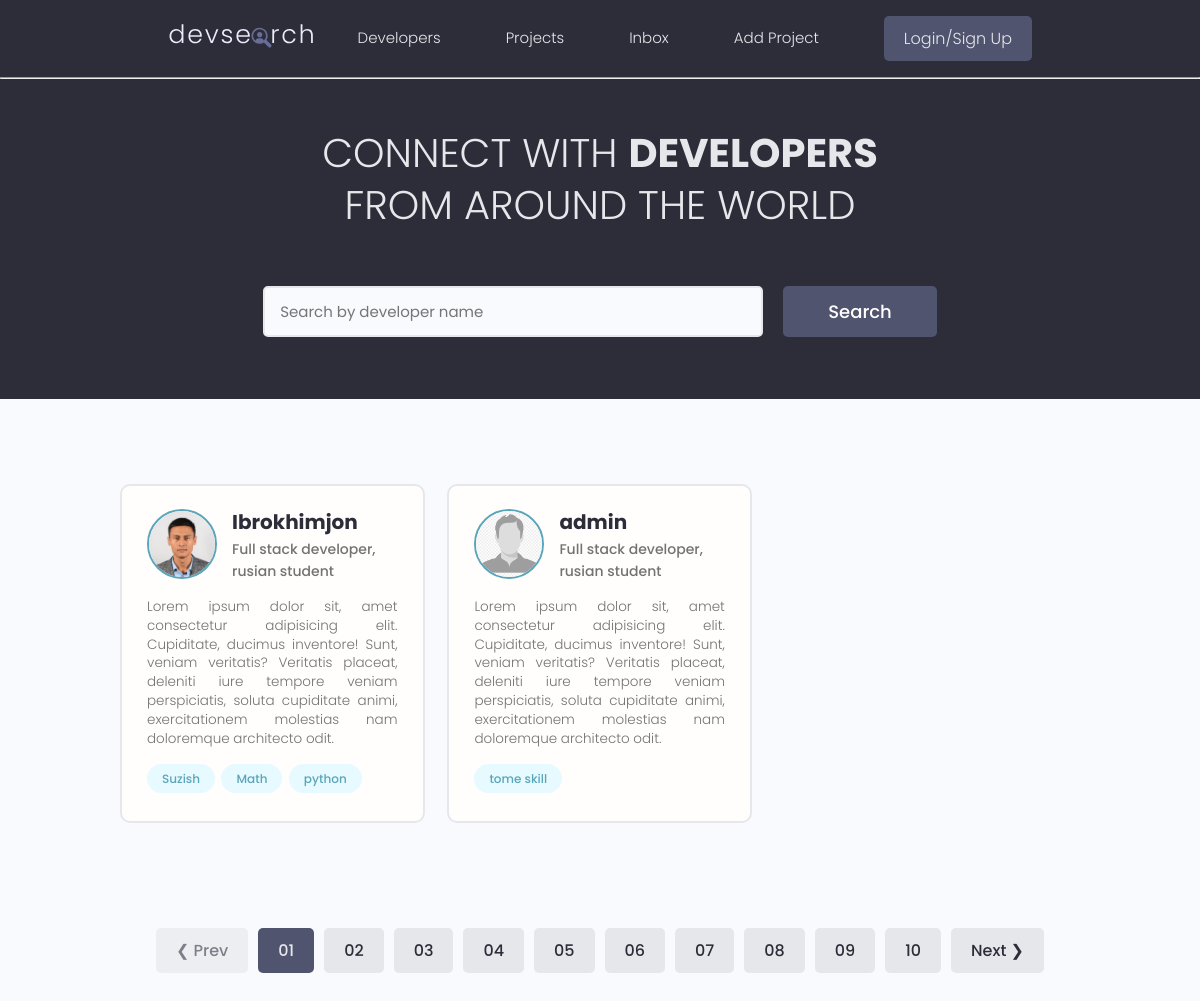
The page / on the database its author committed.
### users/models.py (models this page shows, shortened)
class Profile(models.Model):
    id  = models.UUIDField(default=uuid.uuid4, primary_key=True, unique=True, editable=False)
    user = models.OneToOneField(User, on_delete=models.CASCADE)
    name = models.CharField(max_length=200, null=True, blank=True)
    email = models.CharField(max_length=300, null=True, blank=True)
    username = models.CharField(max_length=300, null=True, blank=True)
    headline = models.CharField(max_length=300, null=True, blank=True)
    bio = models.CharField(max_length=300, null=True, blank=True)
    location = models.CharField(max_length=300, null=True, blank=True)
    profile_image = models.ImageField(null=True, blank=True, default='profiles/defaultprofileimage.png', upload_to='profiles/')
    social_github = models.CharField(max_length=200, blank=True, null=True)
    social_twitter = models.CharField(max_length=200, blank=True, null=True)
    social_linkedin = models.CharField(max_length=200, blank=True, null=True)
    social_youtube = models.CharField(max_length=200, blank=True, null=True)
    social_website = models.CharField(max_length=200, blank=True, null=True)
    created = models.DateTimeField(auto_now_add=True)

class Skill(models.Model):
    owner = models.ForeignKey(Profile, on_delete=models.CASCADE, null=True, blank=True)
    name = models.CharField(max_length=200, blank=True, null=True)
    description = models.TextField(null=True, blank=True)
    created = models.DateTimeField(auto_now_add=True)
    id = models.UUIDField(default=uuid.uuid4, unique=True, primary_key=True, editable=False)
    def __str__(self) -> str:
        return self.name

### users/views.py (the view)
# urls.py: path('', profiles, name='profiles'),
def profiles(request):
    profiles = Profile.objects.all()
    return render(request, 'profile/profiles.html', {'profiles':profiles})

### users/templates/profile/profiles.html (shortened to what this page needs)
{% extends 'main.html'%}
{% block content%}
<main class="home">
    <section class="hero-section text-center">
      <div class="container container--narrow">
        <div class="hero-section__box">
          <h2>CONNECT WITH <span>DEVELOPERS</span></h2>
          <h2>FROM AROUND THE WORLD</h2>
        </div>
        <div class="hero-section__search">
          <form class="form" action="#" method="get">
            <div class="form__field">
              <input class="input input--text" id="formInput#search" type="text" name="text"
                placeholder="Search by developer name" />
            </div>
            <input class="btn btn--sub btn--lg" type="submit" value="Search" />
          </form>
        </div>
      </div>
    </section>
    <section class="devlist">
      <div class="container">
        <div class="grid grid--three">
            {%for profile in profiles%}
          <div class="column card">
            <div class="dev">
              <a href="/profile.html" class="card__body">
                <div class="dev__profile">
                  <img class="avatar avatar--md" src="{{profile.profile_image.url}}" alt="image" />
                  <div class="dev__meta">
                    <h3>{{profile.name}}</h3>
                    <h5>{{profile.bio}}</h5>
                  </div>
                </div>
                <p class="dev__info">
                  Lorem ipsum dolor sit, amet consectetur adipisicing elit. Cupiditate, ducimus inventore! Sunt,
                  veniam veritatis? Veritatis placeat, deleniti iure tempore veniam perspiciatis, soluta cupiditate
                  animi, exercitationem molestias nam doloremque architecto odit.
                </p>
                <div class="dev__skills">
                    {% for skill in profile.skill_set.all|slice:"5" %}
                    <span class="tag tag--pill tag--main">
                        <small>{{skill}}</small>
                    </span>
                    {% endfor %}
                </div>
              </a>
            </div>
          </div>
          {%endfor%}
        </div>
      </div>
    </section>
    <div class="pagination">
      <ul class="container">
        <li><a href="#" class="btn btn--disabled">&#10094; Prev</a></li>
        <li><a href="#" class="btn btn--sub">01</a></li>
        <li><a href="#" class="btn">02</a></li>
        <li><a href="#" class="btn">03</a></li>
        <li><a href="#" class="btn">04</a></li>
        <li><a href="#" class="btn">05</a></li>
        <li><a href="#" class="btn">06</a></li>
        <li><a href="#" class="btn">07</a></li>
        <li><a href="#" class="btn">08</a></li>
        <li><a href="#" class="btn">09</a></li>
        <li><a href="#" class="btn">10</a></li>
        <li><a href="#" class="btn">Next &#10095;</a></li>
      </ul>
    </div>
  </main>
{% endblock content %}

### static/styles/app.css (style rules this page uses)
:root { --color-sub: #2d2d39; }
.btn--sub { background-color: var(--color-sub-light); }
.card { border: 2px solid var(--color-light); }
img { width: 100%; }
.hero-section { height: 40vh; display: flex; align-items: center; background-color: var(--color-sub); }
.hero-section__box { margin-bottom: 4rem; }
.hero-section__box > h2, .hero-section__box > h2 > span { font-size: 4rem; color: var(--color-light); line-height: 1.3; text-transform: uppercase; }
.hero-section__box > h2 { font-weight: 300; }
.hero-section__box > h2 > span { font-weight: 700; }
.hero-section__search > .form { display: flex; align-items: center; justify-content: center; gap: 2rem; }
.hero-section__search > .form input.input--text { width: 50rem; }
.devlist { margin-top: 8rem; }
.devlist .grid { align-items: stretch; }
.devlist .dev .dev__profile { display: flex; align-items: center; gap: 1.5rem; }
.devlist .dev .dev__meta h3 { color: var(--color-sub); font-size: 2rem; font-weight: 700; }
.devlist .dev .dev__meta h5 { color: var(--color-text); font-size: 1.4rem; font-weight: 500; }
.devlist .dev .dev__info { margin: 1.5rem 0; font-size: 1.35rem; line-height: 1.4; text-align: justify; }
.pagination { margin-top: 8rem; margin-bottom: 10rem; }
.pagination > ul { flex-wrap: wrap; list-style: none; display: flex; align-items: center; justify-content: center; gap: 1rem; }
.pagination .btn { color: var(--color-sub); }
.pagination .btn.btn--sub { color: var(--color-light); }

### static/uikit/styles/modules/_variables.css (style rules this page uses)
:root { --color-main: #5aa5b9; --color-main-light: #e6faff; --color-sub: #3f4156; --color-sub-light: #51546e; --color-sub-lighter: #ededfd; --color-text: #737373; --color-gray: #8b8b8b; --color-light: #e5e7eb; --color-light-gray: #767676; --color-bg: #f8fafd; --color-white: #fffefd; --color-white-light: #f3f3f3; --color-success: #359e64; --color-success-bg: #def8e8; --color-error: #fc4b0b; --color-error-bg: #fff2ee; --font-base: 'Poppins', arial, helvetica, 'Segoe UI', roboto, ubuntu, sans-serif; --font-monospace: 'Fira Code', 'Courier New', courier, monospace; --font-regular: 300; --font-medium: 500; --font-bold: 700; --generic-shadow: 1px 1px 5px #00000010; --generic-transition: all 0.3s ease-in-out; }

### static/uikit/styles/modules/_base.css (style rules this page uses)
* { margin: 0; padding: 0; box-sizing: border-box; text-rendering: optimizeLegibility; color: inherit; font-size: inherit; }
html { font-size: 50%; }
@media only screen and (min-width: 480px) { html { font-size: 56.25%; } }
@media only screen and (min-width: 1200px) { html { font-size: 62.5%; } }
body { line-height: 1.6; font-weight: 400; font-size: 1.5rem; color: var(--color-text); background-color: var(--color-bg); min-height: 100vh; }

### static/uikit/styles/modules/_typography.css (style rules this page uses)
* { font-family: var(--font-base); }
h2 { font-size: 3.6rem; font-weight: var(--font-bold); }
h3 { font-size: 3.2rem; font-weight: var(--font-medium); }
h5 { font-size: 2.4rem; font-weight: var(--font-medium); }
h5, h6 { font-weight: var(--font-regular); }
p, span, strong { font-size: 1.6rem; color: var(--color-text); font-weight: var(--font-regular); }
a { padding-bottom: 2px; text-decoration: none; display: inline-block; color: var(--color-main); font-weight: var(--font-medium); }

### static/uikit/styles/modules/_utilities.css (style rules this page uses)
.container { width: 92%; max-width: 165rem; margin: 0 auto; box-sizing: border-box; }
.container--narrow { width: 92%; max-width: 120rem; }
@media screen and (min-width: 1000px) { .container { width: 90%; } }
@media screen and (min-width: 1000px) { .container--narrow { width: 85%; } }
@media screen and (min-width: 1200px) { .container { width: 80%; } }
@media screen and (min-width: 1200px) { .container--narrow { width: 72%; } }
.text-center { text-align: center; }

### static/uikit/styles/modules/_avatar.css (style rules this page uses)
.avatar { border-radius: 50%; border: 2px solid var(--color-main); object-fit: cover; }
.avatar--md { height: 7rem; width: 7rem; }

### static/uikit/styles/modules/_button.css (style rules this page uses)
.btn { display: inline-block; position: relative; cursor: pointer; background-color: var(--color-light); font-weight: var(--font-medium); color: var(--color-sub); text-decoration: none; padding: 1rem 2rem; border-radius: 0.5rem; border: none; width: -webkit-fit-content; width: -moz-fit-content; width: fit-content; height: -webkit-fit-content; height: -moz-fit-content; height: fit-content; font-size: 1.6rem; outline-width: 0; outline-color: transparent; -webkit-backface-visibility: hidden; backface-visibility: hidden; transition: all 0.3s ease-in-out; }
.btn:disabled, .btn--disabled { cursor: not-allowed; opacity: 0.6; }
.btn--sub { background-color: var(--color-sub); color: var(--color-white); }
.btn--lg { font-size: 1.8rem; padding: 1.2rem 4.5rem; }

### rows shown on the page
Profile: profile_image (picture), name "Ibrokhimjon", bio "Full stack developer, rusian student"
Skill: name "Suzish"
Skill: name "Math"
Skill: name "python"
Profile: profile_image (placeholder picture), name "admin", bio "Full stack developer, rusian student"
Skill: name "tome skill"
